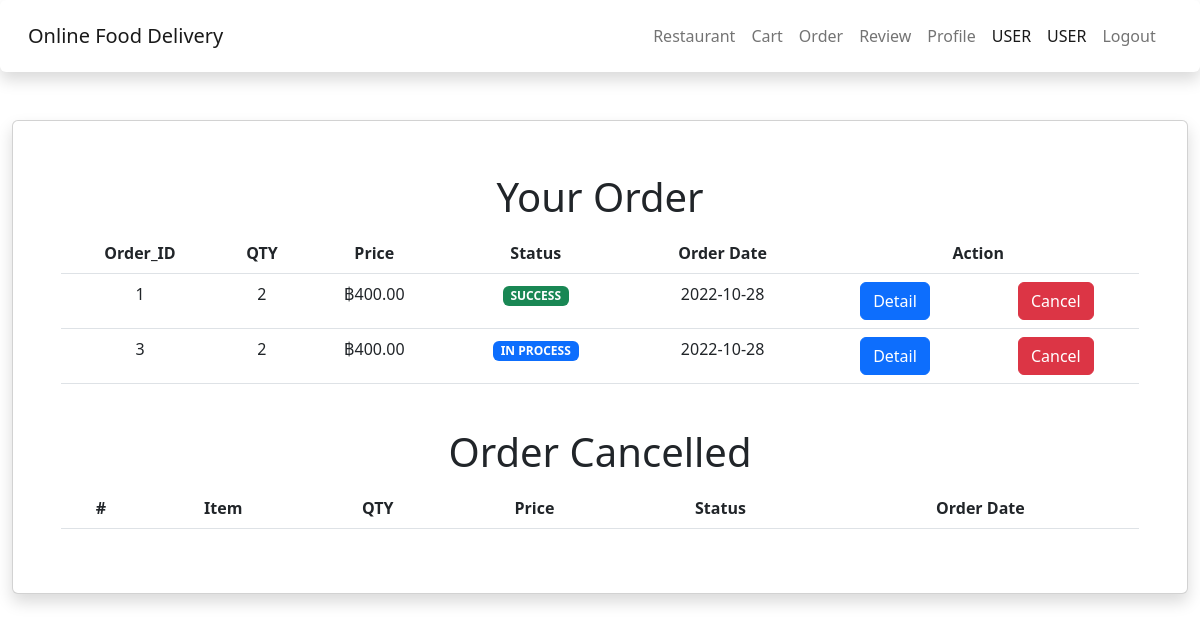
The page /user/order.php (signed in) on the database as committed earlier.
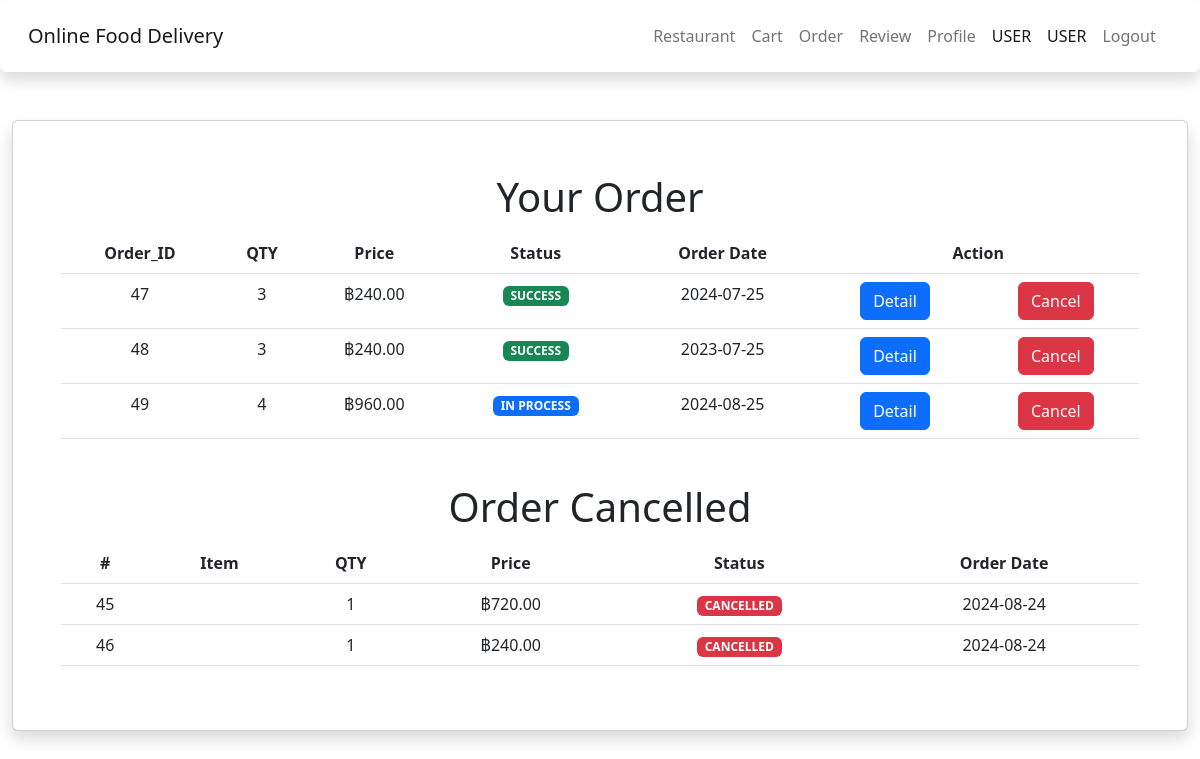
The same page on the database as committed later.
### tables this page shows
CREATE TABLE `orders` (
  `order_id` int(11) NOT NULL,
  `res_id` int(11) NOT NULL,
  `mem_id` int(11) NOT NULL,
  `order_qty` int(10) NOT NULL,
  `order_price` float NOT NULL,
  `order_status` varchar(20) NOT NULL DEFAULT 'in_process',
  `order_date` date NOT NULL,
  `order_success` timestamp NULL DEFAULT CURRENT_TIMESTAMP,
  `mem_status` varchar(10) DEFAULT NULL,
  `order_group` int(11) DEFAULT NULL,
  `order_address` varchar(255) DEFAULT NULL,
  `mem_note` varchar(255) DEFAULT NULL
);

### user/order.php (the view, shortened to what the changed rows need)
<!DOCTYPE html>
<html lang="en">
<head>
    <?php include('../asset/head/head-user.php'); ?>
</head>
<body>
<div class="container-fluid content">
<div class="card shadow p-5 mb-5 bg-body rounded">
            <h1 align="center" class="p-1">Your Order</h1>
            <div class="table-responsive">
            <table class="table">
                <thead align="center">
                    <tr>
                        <th>Order_ID</th>
                        <th>QTY</th>
                        <th>Price</th>
                        <th>Status</th>
                        <th>Order Date</th>
                        <th colspan="2">Action</th>
                    </tr>
                </thead>
                <?php
                include('../connect.php');
                $sql = "SELECT * FROM orders WHERE mem_id = '" . $_SESSION["mem_id"] . "' and order_status IN ('in_process','waiting','delivery','success')";
                $query = mysqli_query($conn, $sql);
                while ($result = mysqli_fetch_array($query)) {
                    ?>
                    <tbody class="text-center">
                        <form action="config_order.php" method="POST">
                            <tr>
                                <td><?php echo $result['order_id']; ?></td>
                                <td><?php echo $result['order_qty']; ?></td>
                                <td><?php echo '฿' . number_format($result['order_price'], 2); ?></td>
                                <td>
                                    <?php
                                    if ($result['order_status'] == 'in_process') {
                                        echo '<span class="badge text-bg-primary">IN PROCESS</span>';
                                    } else if ($result['order_status'] == 'waiting') {
                                        echo '<span class="badge text-bg-warning">WAITING ORDER</span>';
                                    } else if ($result['order_status'] == 'delivery') {
                                        echo '<span class="badge text-bg-info text-dark">DELIVERY</span>';
                                    } else if ($result['order_status'] == 'success') {
                                        echo '<span class="badge text-bg-success">SUCCESS</span>';
                                    } else if ($result['order_status'] == 'cancle') {
                                        echo '<span class="badge text-bg-danger">CANCELLED</span>';
                                    }
                                    ?>
                                </td>
                                <td><?php echo $result['order_date']; ?></td>
                                <td>
                                <button type="button" class="btn btn-primary" data-bs-toggle="modal" data-bs-target="#modal-<?php echo $result['order_id']; ?>">
                                    Detail
                                </button>
                                </td>
                                <td><button type="submit" name="cancle" class="btn btn-danger">Cancel</button></td>
                            </tr>
                        </form>
                    </tbody>
                    <?php } ?>
            </table>
            </div>
            <br>
            <h1 align="center" class="p-1">Order Cancelled</h1>
            <div class="table-responsive">
            <table class="table">
                <thead align="center">
                    <tr>
                        <th>#</th>
                        <th>Item</th>
                        <th>QTY</th>
                        <th>Price</th>
                        <th>Status</th>
                        <th>Order Date</th>
                    </tr>
                </thead>
                <?php
                $sql = "SELECT * FROM orders WHERE mem_id = '" . $_SESSION["mem_id"] . "' and order_status = 'cancle'";
                $query = mysqli_query($conn, $sql);
                while ($result = mysqli_fetch_array($query)) {
                    ?>
                    <tbody class="text-center">
                        <form>
                            <tr>
                                <td><?php echo $result['order_id']; ?></td>
                                <td><?php echo $result['menu_name']; ?></td>
                                <td><?php echo $result['order_qty']; ?></td>
                                <td><?php echo '฿' . number_format($result['order_price'], 2); ?></td>
                                <td>
                                    <?php
                                    if ($result['order_status'] == 'in_process') {
                                        echo '<span class="badge text-bg-primary">IN PROCESS</span>';
                                    } else if ($result['order_status'] == 'waiting') {
                                        echo '<span class="badge text-bg-warning">WAITING RIDER</span>';
                                    } else if ($result['order_status'] == 'delivery') {
                                        echo '<span class="badge text-bg-info text-dark">DELIVERY</span>';
                                    } else if ($result['order_status'] == 'success') {
                                        echo '<span class="badge text-bg-success">SUCCESS</span>';
                                    } else if ($result['order_status'] == 'cancle') {
                                        echo '<span class="badge text-bg-danger">CANCELLED</span>';
                                    }
                                    ?>
                                </td>
                                <td><?php echo $result['order_date']; ?></td>
                            </tr>
                        </form>
                    </tbody>
                <?php } ?>
            </table>
            </div>
        </div>
    </div>
</body>
</html>

Rows that differ between the two databases and show on the page:
removed orders: order_id "1", order_qty "2", order_price "400.00", order_status "SUCCESS", order_date "2022-10-28", shown under "Your Order"
removed orders: order_id "3", order_qty "2", order_price "400.00", order_status "IN PROCESS", order_date "2022-10-28", shown under "Your Order"
added orders: order_id "47", order_qty "3", order_price "240.00", order_status "SUCCESS", order_date "2024-07-25", shown under "Your Order"
added orders: order_id "48", order_qty "3", order_price "240.00", order_status "SUCCESS", order_date "2023-07-25", shown under "Your Order"
added orders: order_id "49", order_qty "4", order_price "960.00", order_status "IN PROCESS", order_date "2024-08-25", shown under "Your Order"
added orders: order_id "45", order_qty "1", order_price "720.00", order_status "CANCELLED", order_date "2024-08-24", shown under "Order Cancelled"
added orders: order_id "46", order_qty "1", order_price "240.00", order_status "CANCELLED", order_date "2024-08-24", shown under "Order Cancelled"
